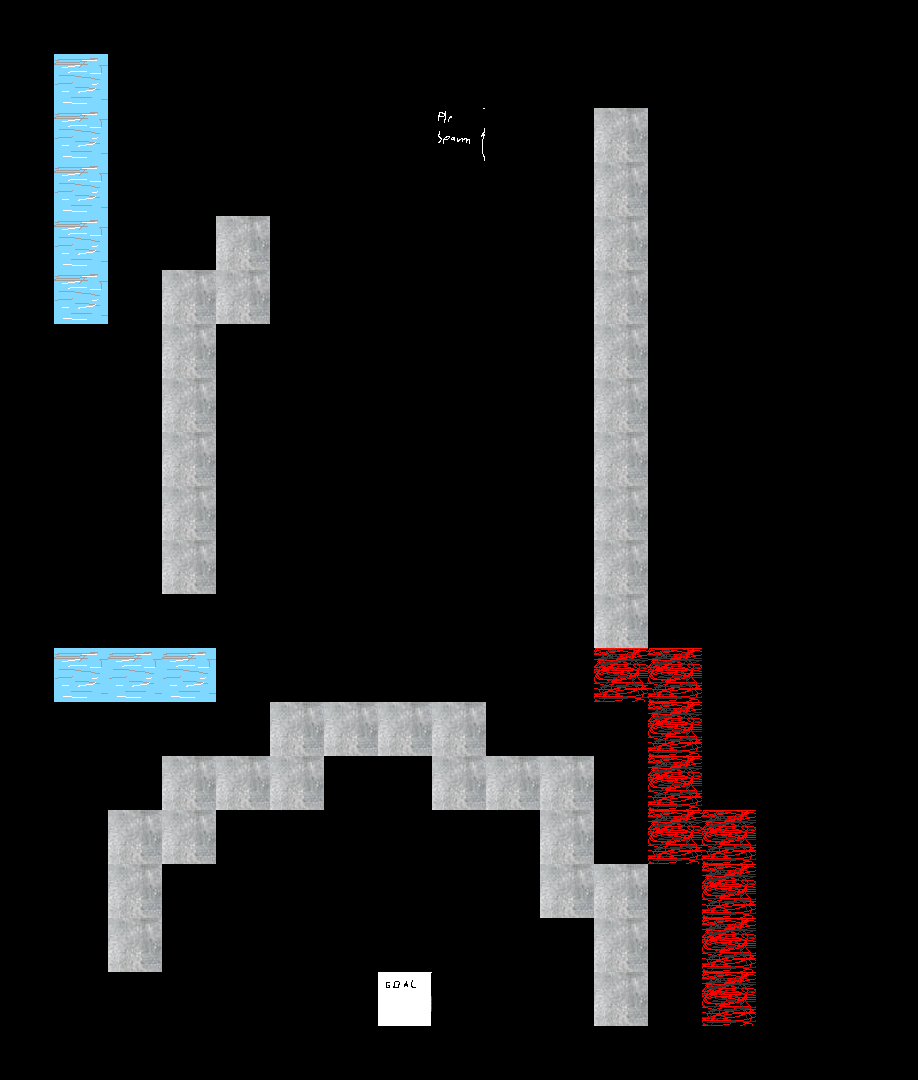

Rendered tile map (Tiled .tmx) drawn with the repository's tilesets; below, a short description and the map source with its tile grids summarised:
An orthogonal 17x20 tile map with 54x54 px tiles, 1 tile layer (Tile Layer 1), 1 hidden layer not drawn.

<map version="1.9" tiledversion="1.9.0" orientation="orthogonal" renderorder="right-down" width="17" height="20" tilewidth="54" tileheight="54" infinite="0" nextlayerid="5" nextobjectid="4">
 <tileset firstgid="1" source="temp2.tsx" />
 <layer id="1" name="Tile Layer 1" width="17" height="20">
  <data>[340 cells, 56 non-empty, 5 distinct tile ids]</data>
 </layer>
 <layer id="4" name="Tile Layer 2" width="17" height="20" visible="0">
  <data>[340 cells, 8 non-empty, 1 distinct tile ids]</data>
 </layer>
</map>
